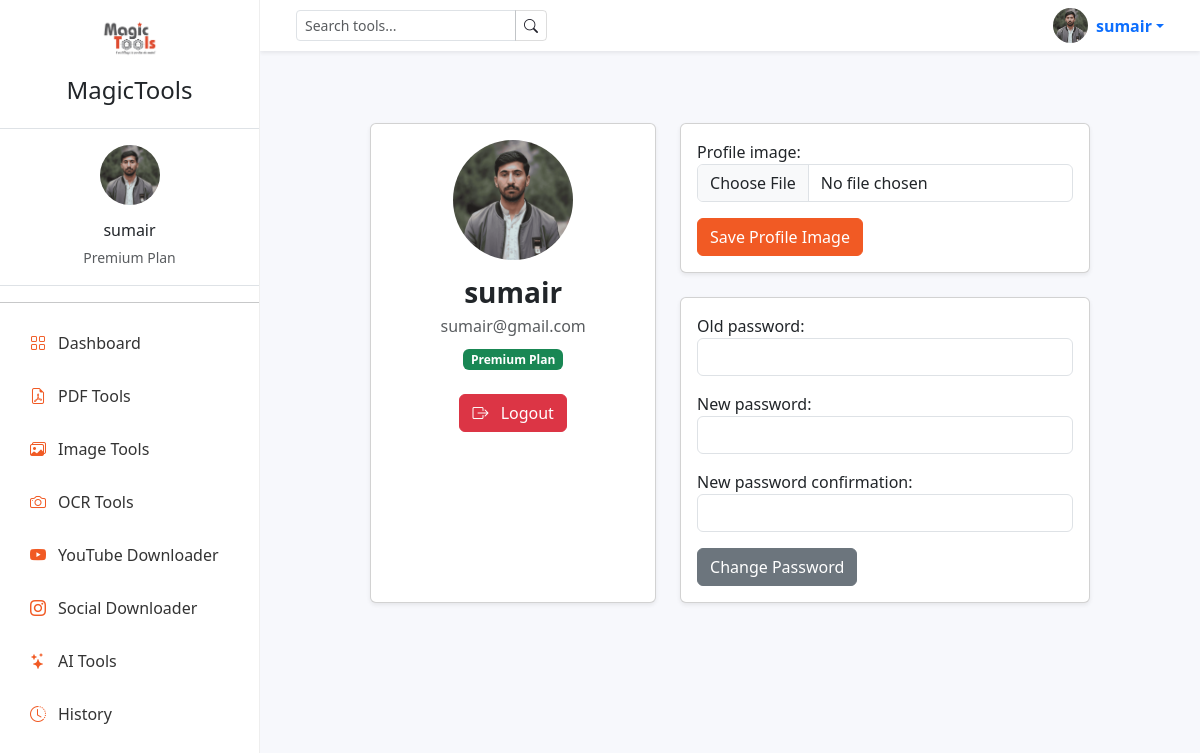
/accounts/profile/ (signed in), run on the app's committed database.
### accounts/models.py (models this page shows, shortened)
class Profile(models.Model):
    user = models.OneToOneField(
        User,
        on_delete=models.CASCADE
    )
    profile_image = models.ImageField(
        upload_to='profiles/',
        blank=True,
        null=True
    )
    is_premium = models.BooleanField(
        default=False
    )

### accounts/views.py (the view, shortened to what this page needs)
@login_required(login_url='login')
def profile_view(request):
    profile, _ = Profile.objects.get_or_create(user=request.user)
    profile_form = ProfileForm(instance=profile)
    password_form = CustomPasswordChangeForm(request.user)
    return render(
        request,
        'accounts/profile.html',
        {
            'profile_form': profile_form,
            'password_form': password_form,
            'profile': profile,
        }
    )

### accounts/forms.py
class ProfileForm(forms.ModelForm):
    class Meta:
        model = Profile
        fields = ['profile_image']
        widgets = {
            'profile_image': forms.FileInput(
                attrs={
                    'class': 'form-control',
                }
            )
        }

class CustomPasswordChangeForm(PasswordChangeForm):
    def __init__(self, *args, **kwargs):
        super().__init__(*args, **kwargs)
        for field_name, field in self.fields.items():
            field.widget.attrs.update({'class': 'form-control'})

### accounts/context_processors.py (called while the page is built)
def user_profile(request):
    if request.user.is_authenticated:
        profile, _ = Profile.objects.get_or_create(user=request.user)
        return {'user_profile': profile}
    return {}

### templates/accounts/profile.html (shortened to what this page needs)
{% extends 'base.html' %}
{% load static %}
{% block content %}
<div class="container py-5">
    <div class="row justify-content-center">
        <div class="col-lg-10">
            <div class="row g-4">
                <div class="col-md-5">
                    <div class="card shadow-sm h-100">
                        <div class="card-body text-center">
                            {% if profile.profile_image %}
                                <img src="{{ profile.profile_image.url }}"
                                     class="rounded-circle mb-3"
                                     width="120"
                                     height="120"
                                     alt="Profile image">
                            {% else %}
                                <div class="rounded-circle bg-secondary text-white d-inline-flex align-items-center justify-content-center mb-3"
                                     style="width:120px;height:120px;">
                                    <i class="bi bi-person-fill" style="font-size:48px;"></i>
                                </div>
                            {% endif %}
                            <h3 class="fw-bold mb-1">{{ request.user.username }}</h3>
                            <p class="text-muted mb-2">{{ request.user.email|default:'No email provided' }}</p>
                            <span class="badge bg-{{ profile.is_premium|yesno:'success,secondary' }}">
                                {{ profile.is_premium|yesno:'Premium,Free' }} Plan
                            </span>
                            <div class="mt-4">
                                <a href="{% url 'logout' %}" class="btn btn-danger">
                                    <i class="bi bi-box-arrow-right me-2"></i>
                                    Logout
                                </a>
                            </div>
                        </div>
                    </div>
                </div>
                <div class="col-md-7">
                    <div class="card shadow-sm mb-4">
                        <div class="card-body">
                            <form method="post" enctype="multipart/form-data">
                                <div class="mb-3">
                                    {{ profile_form.profile_image.label_tag }}
                                    {{ profile_form.profile_image }}
                                </div>
                                <button type="submit" class="btn btn-primary">
                                    Save Profile Image
                                </button>
                            </form>
                        </div>
                    </div>
                    <div class="card shadow-sm">
                        <div class="card-body">
                            <form method="post">
                                {% for field in password_form %}
                                    <div class="mb-3">
                                        {{ field.label_tag }}
                                        {{ field }}
                                    </div>
                                {% endfor %}
                                <button type="submit" class="btn btn-secondary">
                                    Change Password
                                </button>
                            </form>
                        </div>
                    </div>
                </div>
            </div>
        </div>
    </div>
</div>
{% endblock %}

### templates/includes/sidebar.html
{% load static %}
<div class="sidebar">
    <div class="p-3 text-center">
        <a href="{% url 'dashboard' %}" class="d-inline-block mb-2">
            <img src="{% static 'img/logo.png' %}"
                 width="60"
                 height="60"
                 class="img-fluid"
                 alt="MagicTools logo">
        </a>
        <h4 class="mt-2">MagicTools</h4>
    </div>
    {% if request.user.is_authenticated %}
        <div class="p-3 text-center border-top border-bottom mb-3">
            <a href="{% url 'profile' %}" class="d-inline-block mb-2">
                {% if user_profile.profile_image %}
                    <img src="{{ user_profile.profile_image.url }}"
                         width="60"
                         height="60"
                         class="rounded-circle"
                         alt="Profile image">
                {% else %}
                    <div class="rounded-circle bg-secondary text-white d-inline-flex align-items-center justify-content-center"
                         style="width:60px;height:60px;">
                        <i class="bi bi-person-fill"></i>
                    </div>
                {% endif %}
            </a>
            <h6 class="mt-2 mb-1">{{ request.user.username }}</h6>
            <small class="text-muted">
                {{ user_profile.is_premium|yesno:'Premium,Free' }} Plan
            </small>
        </div>
    {% endif %}
    <hr>
    <a href="{% url 'dashboard' %}" class="sidebar-link">
        <i class="bi bi-grid"></i>
        Dashboard
    </a>
    <a href="{% url 'pdf_home' %}" class="sidebar-link">
        <i class="bi bi-file-earmark-pdf"></i>
        PDF Tools
    </a>
    <a href="{% url 'image_home' %}" class="sidebar-link">
        <i class="bi bi-images"></i>
        Image Tools
    </a>
    <a href="{% url 'ocr_home' %}" class="sidebar-link">
        <i class="bi bi-camera"></i>
        OCR Tools
    </a>
    <a href="{% url 'video_home' %}" class="sidebar-link">
        <i class="bi bi-youtube"></i>
        YouTube Downloader
    </a>
    <a href="{% url 'social_downloader' %}" class="sidebar-link">
        <i class="bi bi-instagram"></i>
        Social Downloader
    </a>
    <a href="{% url 'ai_home' %}" class="sidebar-link">
        <i class="bi bi-stars"></i>
        AI Tools
    </a>
    <a href="{% url 'history' %}" class="sidebar-link">
        <i class="bi bi-clock-history"></i>
        History
    </a>
</div>

### templates/includes/navbar.html (shortened to what this page needs)
{% load static %}
<nav class="navbar bg-white shadow-sm px-4">
    <div class="container-fluid">
        <form class="d-flex align-items-center me-auto" action="{% url 'search' %}" method="get">
            <div class="input-group input-group-sm">
                <input class="form-control" type="search" name="q" placeholder="Search tools..." aria-label="Search" required>
                <button class="btn btn-outline-secondary" type="submit">
                    <i class="bi bi-search"></i>
                </button>
            </div>
        </form>
        <div class="d-flex align-items-center">
            <div class="dropdown">
                <a class="d-flex align-items-center text-decoration-none dropdown-toggle"
                   href="#"
                   role="button"
                   data-bs-toggle="dropdown">
                    {% if user_profile.profile_image %}
                        <img src="{{ user_profile.profile_image.url }}"
                             width="35"
                             height="35"
                             class="rounded-circle me-2"
                             alt="profile">
                    {% else %}
                        <img src="{% static 'img/default-profile.png' %}"
                             width="35"
                             height="35"
                             class="rounded-circle me-2"
                             alt="profile">
                    {% endif %}
                    <span class="fw-semibold">
                        {{ request.user.username }}
                    </span>
                </a>
            </div>
        </div>
    </div>
</nav>

### static/css/style.css (style rules this page uses)
body { background: #f7f8fc; min-height: 100vh; }
.sidebar { position: fixed; left: 0; top: 0; width: 260px; height: 100vh; background: #ffffff; border-right: 1px solid #eee; overflow-y: auto; transition: all 0.3s ease; z-index: 10; }
.sidebar-link { display: flex; align-items: center; gap: 0.75rem; padding: 12px 20px; text-decoration: none; color: #333; border-radius: 8px; margin: 5px 10px; }
.btn-primary { background: var(--brand-orange); border-color: var(--brand-orange); }
.btn-outline-secondary { color: var(--brand-dark); border-color: rgba(31, 31, 31, 0.15); }
.sidebar-link i, .sidebar-link .bi { color: #f15a24; }

### templates/base.html (style rules this page uses)
body { background: #f7f8fc; }

### data on the page
Profile: profile_image (picture), is_premium "Premium"

### other printed values
{{ request.user.username }} "sumair"
{{ request.user.email|default:'No email provided' }} "sumair@gmail.com"
{{ profile_form.profile_image.label_tag }} "Profile image:"
{{ field.label_tag }} "Old password:" "New password:" "New password confirmation:"
